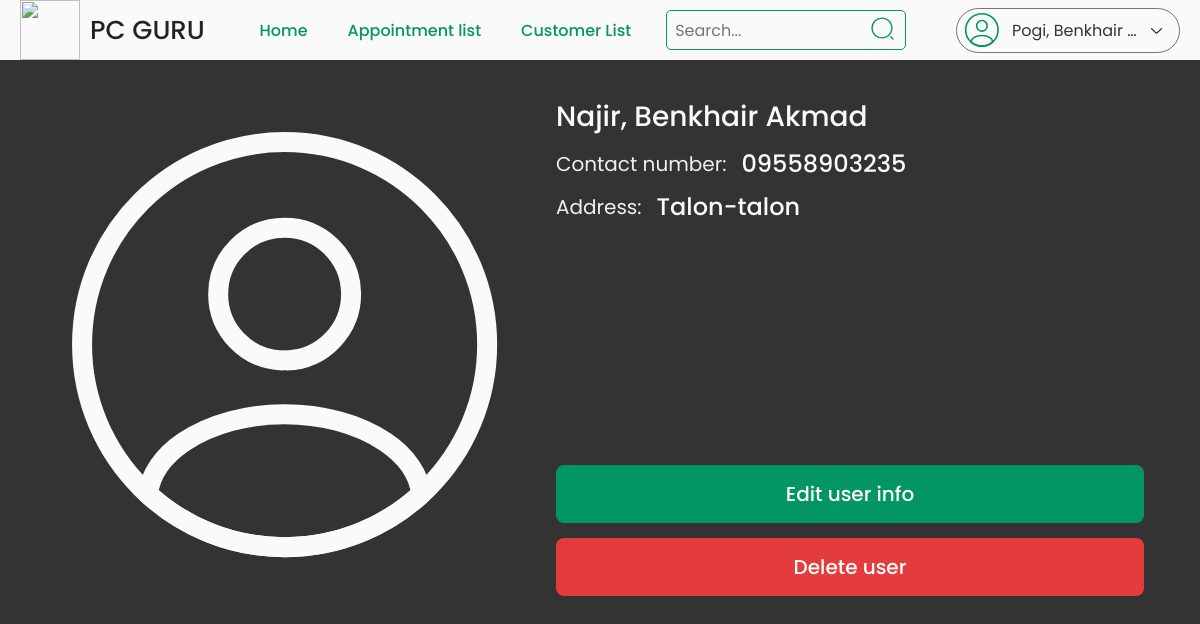
The app's page /admin/customer-info.php?customer_id=7 (signed in) with its own data.
### tables this page shows
CREATE TABLE `customer` (
  `customer_id` int(11) NOT NULL,
  `email` varchar(100) NOT NULL,
  `password` varchar(100) NOT NULL,
  `first_name` varchar(100) NOT NULL,
  `middle_name` varchar(100) DEFAULT NULL,
  `last_name` varchar(100) NOT NULL,
  `contact_num` varchar(100) NOT NULL,
  `address` varchar(100) NOT NULL,
  `created_at` timestamp NOT NULL DEFAULT current_timestamp(),
  `updated_at` timestamp NOT NULL DEFAULT current_timestamp() ON UPDATE current_timestamp()
);

### class/admin.class.php (called while the page is built, shortened)
<?php
    include_once 'database.php';
    class Admin{
        protected $db;
        function __construct(){
            $this->db = new Database;
        }
        function getInfo($admin_id){
            $sql = 'SELECT * FROM admin WHERE admin_id = :admin_id;';
            $query = $this->db->connect()->prepare($sql);
            $query->bindParam(':admin_id', $admin_id);
            if($query->execute()){
                $data = $query->fetch();
            }
            return $data;
        }
    }
?>

### class/database.php (called while the page is built)
<?php
    class Database{
        private $host = 'localhost';
        private $username = 'root';
        private $password = '';
        private $database = 'pc_repair';
        protected $connection;
        function connect(){
            try{
                $this->connection = new PDO("mysql:host=$this->host;dbname=$this->database",
                                            $this->username, $this->password);
            }
            catch(PDOException $e){
                echo 'Connection Error ' . $e->getMessage();
            }
            return $this->connection;
        }
    }
?>

### class/customer.class.php (called while the page is built, shortened)
<?php
    include_once 'database.php';
    class Customer{
        protected $db;
        function __construct(){
            $this->db = new Database;
        }
        function getInfo($customer_id){
            $sql = 'SELECT * FROM customer WHERE customer_id = :customer_id;';
            $query = $this->db->connect()->prepare($sql);
            $query->bindParam(':customer_id', $customer_id);
            if($query->execute()){
                $data = $query->fetch();
            }
            return $data;
        }
    }
?>

### admin/customer-info.php (the view, shortened to what this page needs)
<?php
    include_once '../class/customer.class.php';
    $customer = new Customer;
    $customer_id = $_GET['customer_id'];
    $customer_info = $customer->getInfo($customer_id);
    $page_title = 'Customer Info';
    include_once '../includes/admin/header.php';
    include_once '../includes/admin/navbar.php';
?>
<form class="product-info" method="post">
    <div class="img-cont user-info">
        <img src="../images//icons/random/profile-cust-list.svg">
    </div>
    <div class="right-side">
        <div class="info">
            <div>
                <p class="name">
                    <?= $customer_info['last_name'] . ', ' . $customer_info['first_name'] . ' ' . $customer_info['middle_name'] ?>
                </p>
            </div>
            <div>
                <span>Contact number: </span>
                <p>
                    <?= $customer_info['contact_num'] ?>
                </p>
            </div>
            <div>
                <span>Address: </span>
                <p>
                    <?= $customer_info['address'] ?>
                </p>
            </div>
        </div>
        <div class="buttons">
            <a href="edit-customer.php?customer_id=<?= $customer_info['customer_id'] ?>">Edit user info</a>
            <button type="button" class="action-btn">Delete user</button>
        </div>
    </div>
</form>
<?php
    include_once '../includes/customer/footer.php';
?>

### includes/admin/navbar.php (shortened to what this page needs)
<header class="header">
    <nav>
        <a href="home.php" class="logo">
            <img src="../images/icons/logo/12.png">
            <p>PC GURU</p>
        </a>
        <div class="mid-content">
            <a href="home.php" class="<?= $page_title === 'Admin | Home' ? 'active' : '' ?>">Home</a>
            <a href="appointment.php" class="<?= $page_title === 'Appointment List' ? 'active' : '' ?>">Appointment list</a>
            <a href="customer-list.php" class="<?= $page_title === 'Customer List' ? 'active' : '' ?>">Customer List</a>
            <div class="search">
                <input type="text" placeholder="Search...">
                <img src="../images/icons/random/search.svg">
            </div>
        </div>
        <div class="account">
            <img src="../images/icons/random/profile.svg">
            <p class="name">
                <?= $admin['last_name'] . ', ' . $admin['first_name'] . ' ' . $admin['middle_name'] ?>
            </p>
            <img src="../images/icons/random/arrowdown.svg">
        </div>
    </nav>
</header>

### style/main.css (style rules this page uses)
* { font-family: "Poppins"; margin: 0; padding: 0; box-sizing: border-box; list-style: none; outline: none; text-decoration: none; }
body { background: #333333; }
.header { width: 100%; background: #fafafa; }
.header nav { background: #fafafa; display: flex; justify-content: space-between; min-height: 60px; max-width: 1400px; margin: auto; padding: 0 20px; position: relative; z-index: 1; }
.header nav .logo { display: flex; flex-direction: row; justify-content: center; align-items: center; gap: 10px; }
.header nav .logo img { height: 60px; width: 60px; }
.header nav .logo p { font-weight: 500; font-size: 26px; color: #232323; }
.header nav .mid-content { display: flex; flex-direction: row; justify-content: center; align-items: center; gap: 30px; }
.header nav .mid-content a { color: #029664; font-weight: 500; display: flex; flex-direction: row; justify-content: center; align-items: center; height: 100%; padding: 0 5px; }
.header nav .mid-content .search { display: flex; height: 40px; width: 240px; border: 1px solid #029664; border-radius: 5px; }
.header nav .mid-content .search input { width: 85%; height: 100%; border: none; background: transparent; padding: 8px; font-size: 16px; }
.header nav .mid-content .search img { width: 15%; height: 25px; margin: 5px 5px auto auto; cursor: pointer; }
.header nav .account { display: flex; flex-direction: row; justify-content: space-between; align-items: center; border: 1px solid #757575; gap: 10px; margin: auto 0; height: 45px; padding: 5px 15px 5px 5px; border-radius: 24px; min-width: 224px; max-width: 224px; cursor: pointer; }
.header nav .account p { color: #333333; max-width: 130px; overflow: hidden; white-space: nowrap; text-overflow: ellipsis; }
.product-info, .checkout, .order-info { min-height: calc(100vh - 60px); max-width: 1400px; margin: 0 auto; padding: 3%; display: flex; }
.product-info .img-cont, .checkout .img-cont, .order-info .img-cont { max-width: 500px; max-height: 500px; display: flex; justify-content: center; position: relative; }
.product-info .img-cont img, .checkout .img-cont img, .order-info .img-cont img { max-width: 500px; border-radius: 10px; -o-object-fit: cover; object-fit: cover; }
.product-info .user-info, .checkout .user-info, .order-info .user-info { width: 100%; }
.product-info .right-side, .checkout .right-side, .order-info .right-side { width: 60%; padding: 0 20px; display: flex; flex-direction: column; justify-content: space-between; min-height: 500px; height: -moz-fit-content; height: fit-content; }
.product-info .right-side .info, .checkout .right-side .info, .order-info .right-side .info { display: flex; flex-direction: column; gap: 8px; color: #fafafa; }
.product-info .right-side .info div, .checkout .right-side .info div, .order-info .right-side .info div { display: flex; align-items: center; gap: 15px; }
.product-info .right-side .info div .name, .checkout .right-side .info div .name, .order-info .right-side .info div .name { font-size: 28px; }
.product-info .right-side .info div span, .checkout .right-side .info div span, .order-info .right-side .info div span { font-size: 20px; pointer-events: none; color: #f0f0f0; }
.product-info .right-side .info div p, .checkout .right-side .info div p, .order-info .right-side .info div p { font-size: 24px; font-weight: 500; pointer-events: none; }
.product-info .right-side .buttons, .checkout .right-side .buttons, .order-info .right-side .buttons { display: flex; flex-direction: column; width: 100%; gap: 15px; }
.product-info .right-side .buttons a, .product-info .right-side .buttons button, .product-info .right-side .buttons input, .checkout .right-side .buttons a, .checkout .right-side .buttons button, .checkout .right-side .buttons input, .order-info .right-side .buttons a, .order-info .right-side .buttons button, .order-info .right-side .buttons input { padding: 14px; border-radius: 8px; font-size: 20px; font-weight: 500; border: none; color: #fff; cursor: pointer; transition: 0.1s; text-align: center; }
.product-info .right-side .buttons a, .product-info .right-side .buttons input, .checkout .right-side .buttons a, .checkout .right-side .buttons input, .order-info .right-side .buttons a, .order-info .right-side .buttons input { background: #029664; }
.product-info .right-side .buttons button, .checkout .right-side .buttons button, .order-info .right-side .buttons button { background: rgb(228, 60, 60); }

### records on screen
customer: last_name "Najir", first_name "Benkhair", middle_name "Akmad", contact_num "09558903235", address "Talon-talon"

### other values on screen
$admin['last_name'] "Pogi"
$admin['first_name'] "Benkhair"
$admin['middle_name'] "Z."
